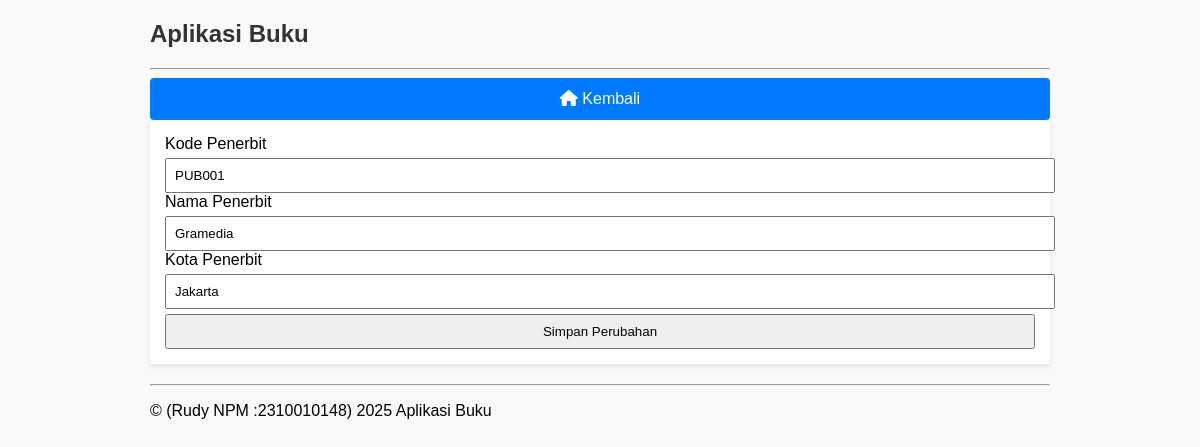
The app's page /penerbit/edit.php?kode=PUB001 with its own data.
### tables this page shows
CREATE TABLE IF NOT EXISTS `penerbit` (
  `kode_penerbit` varchar(10) NOT NULL,
  `nama_penerbit` varchar(30) DEFAULT NULL,
  `kota_penerbit` varchar(10) DEFAULT NULL,
  PRIMARY KEY (`kode_penerbit`)
);

### penerbit/edit.php (the view, shortened to what this page needs)
<?php
include "../config/koneksi.php";
$kode = $_GET['kode'] ?? '';
$data = mysqli_query($koneksi, "SELECT * FROM penerbit WHERE kode_penerbit = '$kode'");
$row = mysqli_fetch_assoc($data);
?>
<div class="nav-links">
    <a href="index.php"><i class="fas fa-home"></i> Kembali</a>
</div>
<form method="post">
    <label>Kode Penerbit</label>
    <input type="text" name="kode" value="<?= htmlspecialchars($row['kode_penerbit']) ?>" readonly>
    <label>Nama Penerbit</label>
    <input type="text" name="nama" value="<?= htmlspecialchars($row['nama_penerbit']) ?>" required>
    <label>Kota Penerbit</label>
    <input type="text" name="kota" value="<?= htmlspecialchars($row['kota_penerbit']) ?>" required>
    <button type="submit">Simpan Perubahan</button>
</form>
<?php
include "../config/layout.php";
?>

### assets/style.css (style rules this page uses)
body { font-family: Arial, sans-serif; margin: 20px; background: #f9f9f9; }
a { text-decoration: none; color: #007bff; }
button, input, select, textarea { padding: 8px; margin-top: 5px; width: 100%; }
form { margin-bottom: 20px; background: white; padding: 15px; box-shadow: 0 2px 5px rgba(0,0,0,0.1); }
.nav-links { display: flex !important; flex-direction: column !important; gap: 10px !important; }
.nav-links a { display: block !important; background: #007bff; color: white; padding: 12px; border-radius: 4px; text-align: center; transition: background 0.2s ease; }

### records on screen
penerbit: kode "PUB001", nama "Gramedia", kota "Jakarta"

### other values on screen
$siteTitle "Aplikasi Buku"
